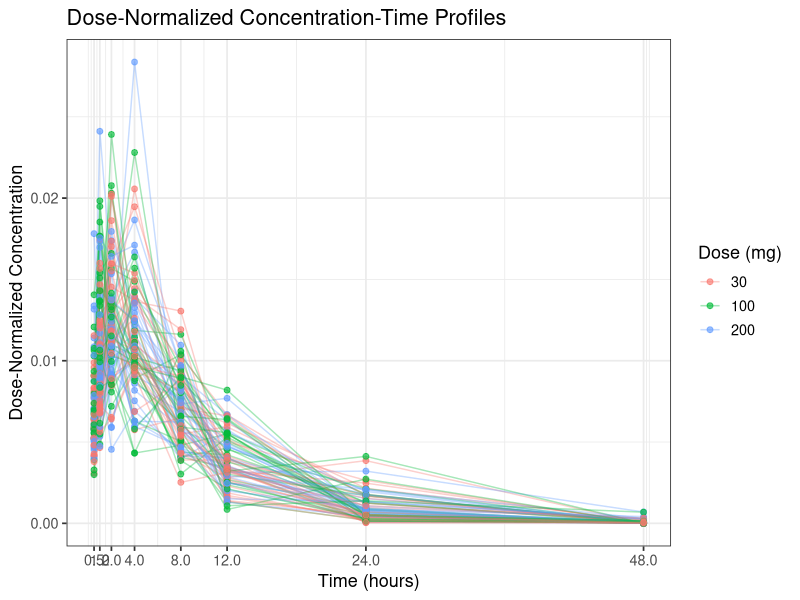
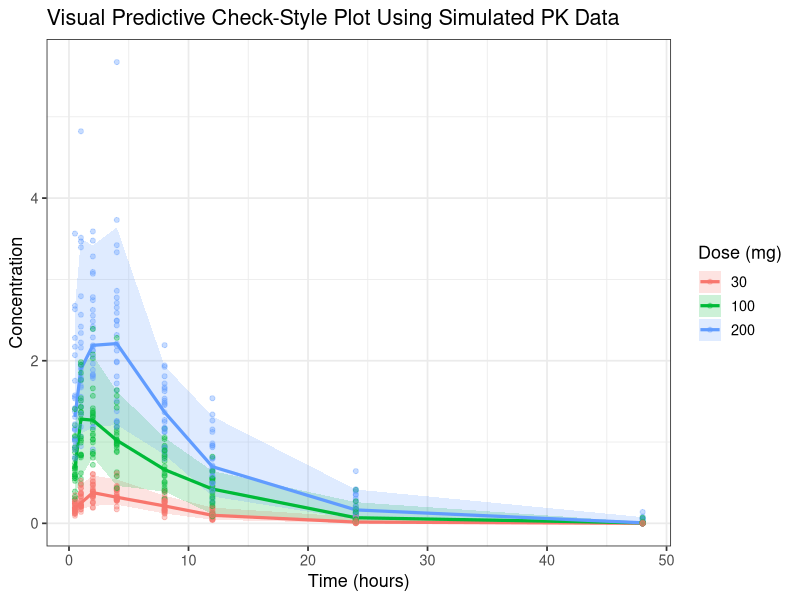
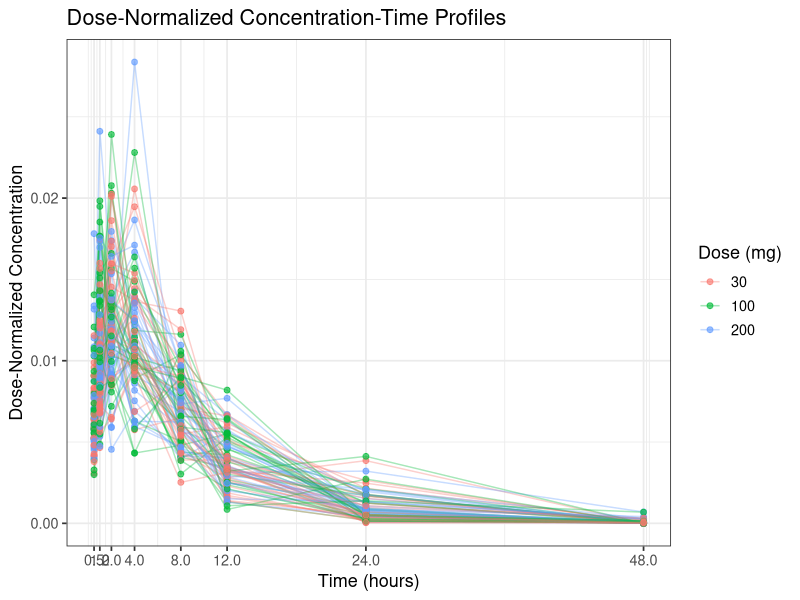
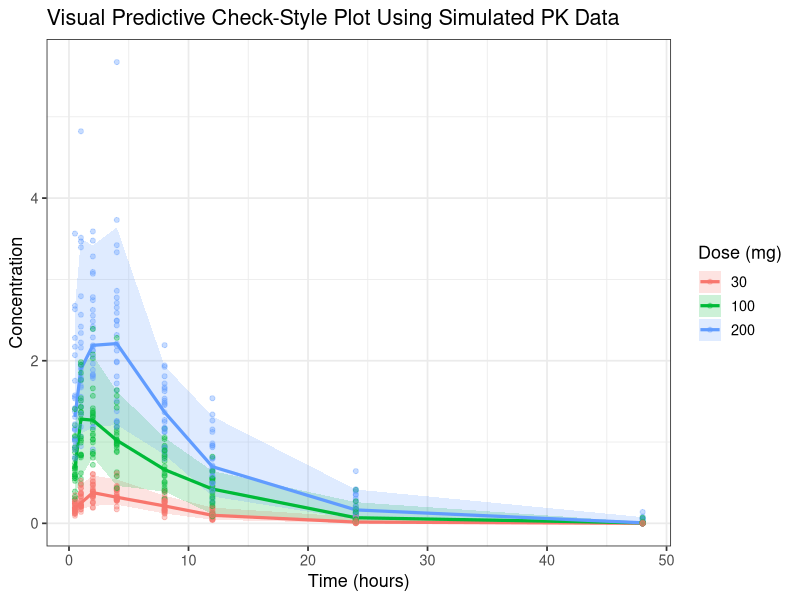

These figures' R source, in order:
# ============================================================
# PK Portfolio Example: Dose Normalization + VPC Plot
# Author: Amaka 
# Description:
# This script simulates PK concentration-time data and generates:
# 1) Dose-normalized concentration plot
# 2) Visual predictive check (VPC)-style plot
# No real patient or company data are used.
# ============================================================

library(dplyr)
library(ggplot2)
library(tidyr)

set.seed(123)

# -----------------------------
# 1. Simulate PK data
# -----------------------------

n_subjects <- 80
time_points <- c(0.5, 1, 2, 4, 8, 12, 24, 48)
dose_levels <- c(30, 100, 200)

pk_data <- expand.grid(
  ID = 1:n_subjects,
  TIME = time_points
) %>%
  mutate(
    DOSE = sample(dose_levels, n_subjects, replace = TRUE)[ID],
    WT = rnorm(n_subjects, mean = 70, sd = 12)[ID],
    
    # Typical PK parameters
    CL = 8 * (WT / 70)^0.75 * exp(rnorm(n(), 0, 0.25)),
    V  = 60 * (WT / 70) * exp(rnorm(n(), 0, 0.20)),
    KA = 1.1,
    
    # One-compartment oral absorption model approximation
    CONC = (DOSE * KA / V) / (KA - CL / V) *
      (exp(-(CL / V) * TIME) - exp(-KA * TIME)),
    
    # Add residual variability
    CONC = CONC * exp(rnorm(n(), 0, 0.25)),
    
    # Dose-normalized concentration
    CONC_DN = CONC / DOSE
  )

# -----------------------------
# 2. Dose-normalized plot
# -----------------------------

p_dose_norm <- ggplot(
  pk_data,
  aes(
    x = TIME,
    y = CONC_DN,
    color = factor(DOSE),
    group = ID
  )
) +
  geom_line(alpha = 0.35) +
  geom_point(alpha = 0.65, size = 1.7) +
  scale_x_continuous(breaks = time_points) +
  labs(
    title = "Dose-Normalized Concentration-Time Profiles",
    x = "Time (hours)",
    y = "Dose-Normalized Concentration",
    color = "Dose (mg)"
  ) +
  theme_bw(base_size = 13)

print(p_dose_norm)

# -----------------------------
# 3. Create VPC-style summary
# -----------------------------

vpc_summary <- pk_data %>%
  group_by(TIME, DOSE) %>%
  summarise(
    P05 = quantile(CONC, 0.05, na.rm = TRUE),
    P50 = quantile(CONC, 0.50, na.rm = TRUE),
    P95 = quantile(CONC, 0.95, na.rm = TRUE),
    .groups = "drop"
  )

# -----------------------------
# 4. VPC-style plot
# -----------------------------

p_vpc <- ggplot() +
  geom_ribbon(
    data = vpc_summary,
    aes(
      x = TIME,
      ymin = P05,
      ymax = P95,
      fill = factor(DOSE)
    ),
    alpha = 0.20
  ) +
  geom_line(
    data = vpc_summary,
    aes(
      x = TIME,
      y = P50,
      color = factor(DOSE)
    ),
    linewidth = 1.1
  ) +
  geom_point(
    data = pk_data,
    aes(
      x = TIME,
      y = CONC,
      color = factor(DOSE)
    ),
    alpha = 0.35,
    size = 1.4
  ) +
  labs(
    title = "Visual Predictive Check-Style Plot Using Simulated PK Data",
    x = "Time (hours)",
    y = "Concentration",
    color = "Dose (mg)",
    fill = "Dose (mg)"
  ) +
  theme_bw(base_size = 13)

print(p_vpc)

# -----------------------------
# 5. Save figures
# -----------------------------

dir.create("figures", showWarnings = FALSE)

ggsave(
  filename = "figures/dose_normalized_plot.png",
  plot = p_dose_norm,
  width = 8,
  height = 5,
  dpi = 300
)

ggsave(
  filename = "figures/vpc_style_plot.png",
  plot = p_vpc,
  width = 8,
  height = 5,
  dpi = 300
)
